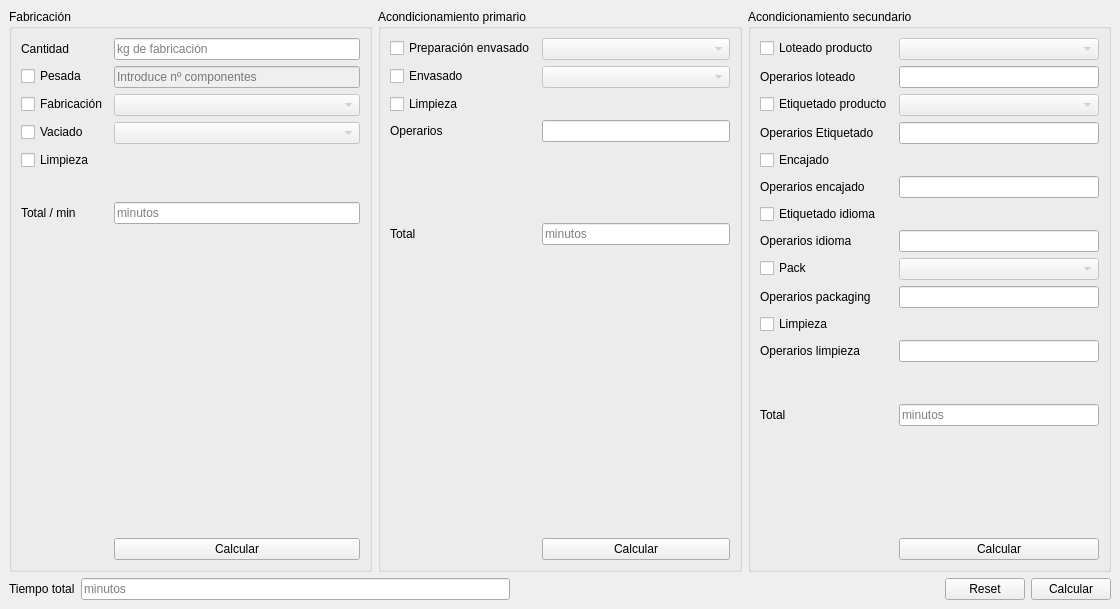
<?xml version="1.0" encoding="UTF-8"?>
<ui version="4.0">
 <class>MainWindow</class>
 <widget class="QMainWindow" name="MainWindow">
  <property name="enabled">
   <bool>true</bool>
  </property>
  <property name="geometry">
   <rect>
    <x>0</x>
    <y>0</y>
    <width>1120</width>
    <height>609</height>
   </rect>
  </property>
  <property name="sizePolicy">
   <sizepolicy hsizetype="Fixed" vsizetype="Fixed">
    <horstretch>0</horstretch>
    <verstretch>0</verstretch>
   </sizepolicy>
  </property>
  <property name="windowTitle">
   <string>Tiempos de producción</string>
  </property>
  <widget class="QWidget" name="centralwidget">
   <property name="sizePolicy">
    <sizepolicy hsizetype="Fixed" vsizetype="Fixed">
     <horstretch>0</horstretch>
     <verstretch>0</verstretch>
    </sizepolicy>
   </property>
   <layout class="QVBoxLayout" name="verticalLayout_4">
    <item>
     <layout class="QHBoxLayout" name="horizontalLayout_2">
      <item>
       <widget class="QGroupBox" name="fabricacion">
        <property name="title">
         <string>Fabricación</string>
        </property>
        <layout class="QHBoxLayout" name="horizontalLayout">
         <item>
          <layout class="QFormLayout" name="formLayout_2">
           <item row="0" column="0">
            <widget class="QLabel" name="lbl_cantidad_fab">
             <property name="text">
              <string>Cantidad</string>
             </property>
            </widget>
           </item>
           <item row="0" column="1">
            <widget class="QLineEdit" name="le_cantidad_fab">
             <property name="placeholderText">
              <string>kg de fabricación</string>
             </property>
            </widget>
           </item>
           <item row="1" column="0">
            <widget class="QCheckBox" name="cb_pesada_fab">
             <property name="text">
              <string>Pesada</string>
             </property>
            </widget>
           </item>
           <item row="1" column="1">
            <widget class="QLineEdit" name="le_pesada_fab">
             <property name="enabled">
              <bool>false</bool>
             </property>
             <property name="placeholderText">
              <string>Introduce nº componentes</string>
             </property>
            </widget>
           </item>
           <item row="2" column="0">
            <widget class="QCheckBox" name="cb_fabricacion_fab">
             <property name="text">
              <string>Fabricación</string>
             </property>
            </widget>
           </item>
           <item row="2" column="1">
            <widget class="QComboBox" name="cmb_fabricacion_fab">
             <property name="enabled">
              <bool>false</bool>
             </property>
             <property name="placeholderText">
              <string>Tipo</string>
             </property>
            </widget>
           </item>
           <item row="4" column="0">
            <widget class="QCheckBox" name="cb_vaciado_fab">
             <property name="text">
              <string>Vaciado</string>
             </property>
            </widget>
           </item>
           <item row="4" column="1">
            <widget class="QComboBox" name="cmb_vaciado_fab">
             <property name="enabled">
              <bool>false</bool>
             </property>
             <property name="placeholderText">
              <string>Tipo</string>
             </property>
            </widget>
           </item>
           <item row="5" column="0">
            <widget class="QCheckBox" name="cb_limpieza_fab">
             <property name="text">
              <string>Limpieza</string>
             </property>
            </widget>
           </item>
           <item row="6" column="0">
            <spacer name="verticalSpacer">
             <property name="orientation">
              <enum>Qt::Orientation::Vertical</enum>
             </property>
             <property name="sizeType">
              <enum>QSizePolicy::Policy::Minimum</enum>
             </property>
             <property name="sizeHint" stdset="0">
              <size>
               <width>20</width>
               <height>20</height>
              </size>
             </property>
            </spacer>
           </item>
           <item row="7" column="0">
            <widget class="QLabel" name="lbl_total_fab">
             <property name="text">
              <string>Total / min</string>
             </property>
            </widget>
           </item>
           <item row="7" column="1">
            <widget class="QLineEdit" name="le_total_fab">
             <property name="readOnly">
              <bool>true</bool>
             </property>
             <property name="placeholderText">
              <string>minutos</string>
             </property>
            </widget>
           </item>
           <item row="8" column="1">
            <spacer name="verticalSpacer_4">
             <property name="orientation">
              <enum>Qt::Orientation::Vertical</enum>
             </property>
             <property name="sizeHint" stdset="0">
              <size>
               <width>20</width>
               <height>40</height>
              </size>
             </property>
            </spacer>
           </item>
           <item row="9" column="1">
            <widget class="QPushButton" name="btn_calcular_fab">
             <property name="text">
              <string>Calcular</string>
             </property>
            </widget>
           </item>
          </layout>
         </item>
        </layout>
       </widget>
      </item>
      <item>
       <widget class="QGroupBox" name="aprimario">
        <property name="title">
         <string>Acondicionamiento primario</string>
        </property>
        <layout class="QVBoxLayout" name="verticalLayout">
         <item>
          <layout class="QFormLayout" name="formLayout_3">
           <item row="0" column="0">
            <widget class="QCheckBox" name="cb_prep_env">
             <property name="text">
              <string>Preparación envasado</string>
             </property>
            </widget>
           </item>
           <item row="0" column="1">
            <widget class="QComboBox" name="cmb_prep_env">
             <property name="enabled">
              <bool>false</bool>
             </property>
             <property name="placeholderText">
              <string>Formato</string>
             </property>
            </widget>
           </item>
           <item row="1" column="0">
            <widget class="QCheckBox" name="cb_envasado_env">
             <property name="text">
              <string>Envasado</string>
             </property>
            </widget>
           </item>
           <item row="1" column="1">
            <widget class="QComboBox" name="cmb_env">
             <property name="enabled">
              <bool>false</bool>
             </property>
             <property name="currentText">
              <string/>
             </property>
             <property name="placeholderText">
              <string>Tipo</string>
             </property>
            </widget>
           </item>
           <item row="3" column="0">
            <widget class="QCheckBox" name="cb_limpieza_env">
             <property name="text">
              <string>Limpieza</string>
             </property>
            </widget>
           </item>
           <item row="4" column="0">
            <widget class="QLabel" name="lbl_operarios_env">
             <property name="text">
              <string>Operarios</string>
             </property>
            </widget>
           </item>
           <item row="4" column="1">
            <widget class="QLineEdit" name="le_operarios_env"/>
           </item>
           <item row="5" column="0">
            <spacer name="verticalSpacer_2">
             <property name="orientation">
              <enum>Qt::Orientation::Vertical</enum>
             </property>
             <property name="sizeType">
              <enum>QSizePolicy::Policy::Minimum</enum>
             </property>
             <property name="sizeHint" stdset="0">
              <size>
               <width>20</width>
               <height>60</height>
              </size>
             </property>
            </spacer>
           </item>
           <item row="6" column="0">
            <widget class="Line" name="line_4">
             <property name="orientation">
              <enum>Qt::Orientation::Horizontal</enum>
             </property>
            </widget>
           </item>
           <item row="7" column="0">
            <widget class="QLabel" name="total_aprimario">
             <property name="text">
              <string>Total</string>
             </property>
            </widget>
           </item>
           <item row="7" column="1">
            <widget class="QLineEdit" name="le_total_env">
             <property name="readOnly">
              <bool>true</bool>
             </property>
             <property name="placeholderText">
              <string>minutos</string>
             </property>
            </widget>
           </item>
           <item row="8" column="1">
            <spacer name="verticalSpacer_5">
             <property name="orientation">
              <enum>Qt::Orientation::Vertical</enum>
             </property>
             <property name="sizeHint" stdset="0">
              <size>
               <width>20</width>
               <height>40</height>
              </size>
             </property>
            </spacer>
           </item>
           <item row="9" column="1">
            <widget class="QPushButton" name="btn_calcular_env">
             <property name="text">
              <string>Calcular</string>
             </property>
            </widget>
           </item>
          </layout>
         </item>
        </layout>
       </widget>
      </item>
      <item>
       <widget class="QGroupBox" name="asecundario">
        <property name="title">
         <string>Acondicionamiento secundario</string>
        </property>
        <layout class="QVBoxLayout" name="verticalLayout_2">
         <item>
          <layout class="QFormLayout" name="formLayout_4">
           <item row="0" column="0">
            <widget class="QCheckBox" name="cb_loteado_prod_sec">
             <property name="text">
              <string>Loteado producto</string>
             </property>
            </widget>
           </item>
           <item row="0" column="1">
            <widget class="QComboBox" name="cmb_loteado_prod_sec">
             <property name="enabled">
              <bool>false</bool>
             </property>
             <property name="placeholderText">
              <string>Modo</string>
             </property>
            </widget>
           </item>
           <item row="1" column="0">
            <widget class="QLabel" name="lbl_operarios_loteado_prod">
             <property name="text">
              <string>Operarios loteado</string>
             </property>
            </widget>
           </item>
           <item row="1" column="1">
            <widget class="QLineEdit" name="le_operarios_loteado_prod"/>
           </item>
           <item row="2" column="0">
            <widget class="QCheckBox" name="cb_etiquetado_prod_sec">
             <property name="text">
              <string>Etiquetado producto</string>
             </property>
            </widget>
           </item>
           <item row="2" column="1">
            <widget class="QComboBox" name="cmb_etiquetado_prod_sec">
             <property name="enabled">
              <bool>false</bool>
             </property>
             <property name="placeholderText">
              <string>Tipo</string>
             </property>
            </widget>
           </item>
           <item row="3" column="0">
            <widget class="QLabel" name="lbl_operarios_etiquetado_prod">
             <property name="text">
              <string>Operarios Etiquetado</string>
             </property>
            </widget>
           </item>
           <item row="3" column="1">
            <widget class="QLineEdit" name="le_operarios_etiquetado_prod"/>
           </item>
           <item row="4" column="0">
            <widget class="QCheckBox" name="cb_encajado_sec">
             <property name="text">
              <string>Encajado</string>
             </property>
            </widget>
           </item>
           <item row="6" column="0">
            <widget class="QCheckBox" name="cb_etiq_idioma_sec">
             <property name="text">
              <string>Etiquetado idioma</string>
             </property>
            </widget>
           </item>
           <item row="7" column="0">
            <widget class="QLabel" name="lbl_operarios_idioma_prod">
             <property name="text">
              <string>Operarios idioma</string>
             </property>
            </widget>
           </item>
           <item row="7" column="1">
            <widget class="QLineEdit" name="le_operarios_etiquetado_idioma"/>
           </item>
           <item row="8" column="0">
            <widget class="QCheckBox" name="cb_pack_sec">
             <property name="text">
              <string>Pack</string>
             </property>
            </widget>
           </item>
           <item row="8" column="1">
            <widget class="QComboBox" name="cmb_pack_sec">
             <property name="enabled">
              <bool>false</bool>
             </property>
             <property name="placeholderText">
              <string>Tipo</string>
             </property>
            </widget>
           </item>
           <item row="10" column="0">
            <widget class="QCheckBox" name="cb_limpieza_sec">
             <property name="text">
              <string>Limpieza</string>
             </property>
            </widget>
           </item>
           <item row="11" column="0">
            <widget class="QLabel" name="lbl_operarios_sec">
             <property name="text">
              <string>Operarios limpieza</string>
             </property>
            </widget>
           </item>
           <item row="11" column="1">
            <widget class="QLineEdit" name="le_operarios_sec"/>
           </item>
           <item row="12" column="1">
            <spacer name="verticalSpacer_3">
             <property name="orientation">
              <enum>Qt::Orientation::Vertical</enum>
             </property>
             <property name="sizeType">
              <enum>QSizePolicy::Policy::Minimum</enum>
             </property>
             <property name="sizeHint" stdset="0">
              <size>
               <width>20</width>
               <height>30</height>
              </size>
             </property>
            </spacer>
           </item>
           <item row="13" column="0">
            <widget class="QLabel" name="lbl_total_sec">
             <property name="text">
              <string>Total</string>
             </property>
            </widget>
           </item>
           <item row="13" column="1">
            <widget class="QLineEdit" name="le_total_sec">
             <property name="readOnly">
              <bool>true</bool>
             </property>
             <property name="placeholderText">
              <string>minutos</string>
             </property>
            </widget>
           </item>
           <item row="14" column="1">
            <spacer name="verticalSpacer_6">
             <property name="orientation">
              <enum>Qt::Orientation::Vertical</enum>
             </property>
             <property name="sizeHint" stdset="0">
              <size>
               <width>20</width>
               <height>30</height>
              </size>
             </property>
            </spacer>
           </item>
           <item row="15" column="1">
            <widget class="QPushButton" name="btn_calcular_sec">
             <property name="text">
              <string>Calcular</string>
             </property>
            </widget>
           </item>
           <item row="9" column="0">
            <widget class="QLabel" name="lbl_operarios_pack_prod">
             <property name="text">
              <string>Operarios packaging</string>
             </property>
            </widget>
           </item>
           <item row="9" column="1">
            <widget class="QLineEdit" name="le_operarios_pack_prod"/>
           </item>
           <item row="5" column="0">
            <widget class="QLabel" name="lbl_operarios_encajado_prod">
             <property name="text">
              <string>Operarios encajado</string>
             </property>
            </widget>
           </item>
           <item row="5" column="1">
            <widget class="QLineEdit" name="le_operarios_encajado_prod"/>
           </item>
          </layout>
         </item>
        </layout>
       </widget>
      </item>
     </layout>
    </item>
    <item>
     <layout class="QHBoxLayout" name="horizontalLayout_3">
      <item>
       <widget class="QLabel" name="lbl_total_producion">
        <property name="text">
         <string>Tiempo total</string>
        </property>
       </widget>
      </item>
      <item>
       <widget class="QLineEdit" name="le_total_produccion">
        <property name="readOnly">
         <bool>true</bool>
        </property>
        <property name="placeholderText">
         <string>minutos</string>
        </property>
       </widget>
      </item>
      <item>
       <spacer name="horizontalSpacer">
        <property name="orientation">
         <enum>Qt::Orientation::Horizontal</enum>
        </property>
        <property name="sizeHint" stdset="0">
         <size>
          <width>40</width>
          <height>20</height>
         </size>
        </property>
       </spacer>
      </item>
      <item>
       <widget class="QPushButton" name="btn_reset">
        <property name="text">
         <string>Reset</string>
        </property>
       </widget>
      </item>
      <item>
       <widget class="QPushButton" name="btn_calcular_total">
        <property name="text">
         <string>Calcular</string>
        </property>
       </widget>
      </item>
     </layout>
    </item>
   </layout>
  </widget>
 </widget>
 <resources/>
 <connections/>
</ui>
